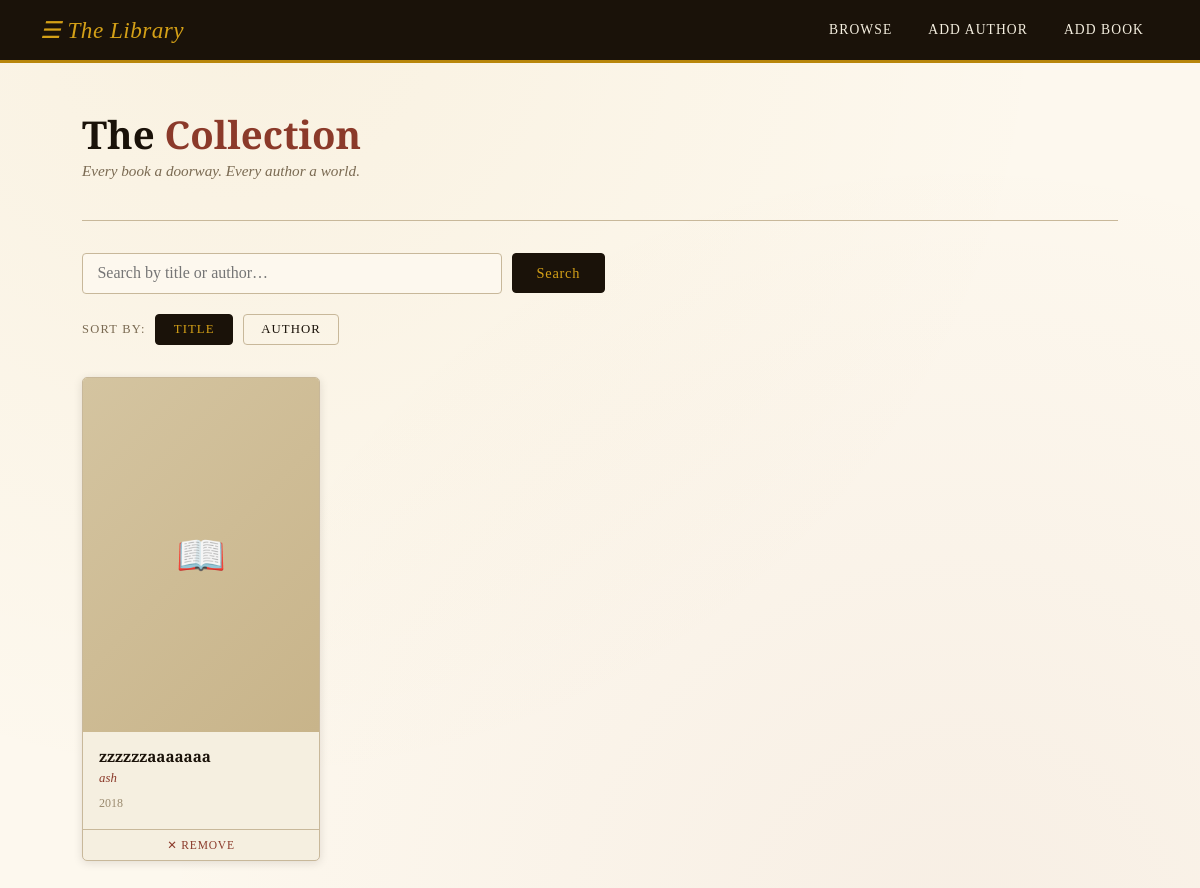
The page / on the database its author committed.
### data_models.py (models this page shows, shortened)
class Book(db.Model):
    __tablename__ = 'books'
    id = db.Column(db.Integer, primary_key=True, autoincrement=True)
    isbn = db.Column(db.String(13), nullable=False, unique=True)
    title = db.Column(db.String(200), nullable=False)
    publication_year = db.Column(db.Integer, nullable=True)
    author_id = db.Column(db.Integer, db.ForeignKey('authors.id'), nullable=False)
    author = db.relationship('Author', backref=db.backref('books', lazy=True))

class Author(db.Model):
    __tablename__ = 'authors'
    id = db.Column(db.Integer, primary_key=True, autoincrement=True)
    name = db.Column(db.String(100), nullable=False)
    birth_date = db.Column(db.Date, nullable=True)
    date_of_death = db.Column(db.Date, nullable=True)

### app.py (the view)
@app.route('/')
def home():
    sort = request.args.get('sort', 'title')
    search = request.args.get('q', '').strip()
    query = db.session.query(Book).outerjoin(Author)
    if search:
        pattern = f'%{search}%'
        query = query.filter(
            db.or_(Book.title.ilike(pattern), Author.name.ilike(pattern))
        )
    if sort == 'author':
        query = query.order_by(Author.name.asc(), Book.title.asc())
    else:
        query = query.order_by(Book.title.asc())
    books = query.all()
    return render_template('home.html', books=books, sort=sort, search=search)

### templates/home.html (shortened to what this page needs)
{% extends "base.html" %}
{% block content %}
<h1 class="page-title">The <span>Collection</span></h1>
<p class="page-subtitle">Every book a doorway. Every author a world.</p>
<hr class="divider" />
<form class="search-bar" method="GET" action="/">
  <input class="search-input" type="text" name="q" value="{{ search }}"
         placeholder="Search by title or author…" />
  <button type="submit" class="btn btn-primary btn-search">Search</button>
</form>
<div class="sort-bar">
  <span class="sort-label">Sort by:</span>
  <a href="{{ url_for('home', sort='title', q=search) }}"
     class="btn btn-ghost btn-sort {% if sort == 'title' %}active{% endif %}">
    Title
  </a>
  <a href="{{ url_for('home', sort='author', q=search) }}"
     class="btn btn-ghost btn-sort {% if sort == 'author' %}active{% endif %}">
    Author
  </a>
</div>
{% if books %}
  <div class="book-grid">
    {% for book in books %}
    <div class="book-card">
      {% if book.isbn %}
        <div class="book-cover-placeholder" style="display:none;">📖</div>
      {% else %}
        <div class="book-cover-placeholder">📖</div>
      {% endif %}
      <div class="book-info">
        <div class="book-title">{{ book.title }}</div>
        <div class="book-author">{{ book.author.name if book.author else 'Unknown Author' }}</div>
        {% if book.publication_year %}
          <div class="book-year">{{ book.publication_year }}</div>
        {% endif %}
      </div>
      <form method="POST" action="{{ url_for('delete_book', book_id=book.id) }}">
        <button type="submit" class="btn-delete"
                onclick="return confirm('Remove this book from the library?')">
          ✕ Remove
        </button>
      </form>
    </div>
    {% endfor %}
  </div>
{% elif search %}
  <div class="empty-state">
    <p>No books found matching "{{ search }}".</p>
    <a href="{{ url_for('home', sort=sort) }}" class="btn btn-ghost">Clear search</a>
  </div>
{% else %}
  <div class="empty-state">
    <p>The shelves are bare — no books yet.</p>
    <a href="/add_author" class="btn btn-primary">Add an Author first</a>
  </div>
{% endif %}
{% endblock %}

### templates/base.html (shortened to what this page needs)
<!DOCTYPE html>
<html lang="en">
<head>
</head>
<body>
  <nav>
    <a class="nav-brand" href="/">&#9776; The Library</a>
    <div class="nav-links">
      <a href="/">Browse</a>
      <a href="/add_author">Add Author</a>
      <a href="/add_book">Add Book</a>
    </div>
  </nav>
  <div class="page">
    {% block content %}{% endblock %}
  </div>
</body>
</html>

### templates/base.html (style rules this page uses)
*, *::before, *::after { box-sizing: border-box; margin: 0; padding: 0; }
:root { --ink: #1a1209; --parchment:#f5efe0; --cream: #fdf8ee; --gold: #b8860b; --gold-lt: #d4a017; --rust: #8b3a2a; --sage: #4a5e48; --border: #c8b89a; --shadow: rgba(26,18,9,0.12); }
body { font-family: 'Source Serif 4', Georgia, serif; background: var(--cream); color: var(--ink); min-height: 100vh; background-image: radial-gradient(ellipse at 20% 0%, rgba(184,134,11,0.06) 0%, transparent 60%), radial-gradient(ellipse at 80% 100%, rgba(139,58,42,0.05) 0%, transparent 60%); }
nav { background: var(--ink); padding: 0 2.5rem; display: flex; align-items: center; justify-content: space-between; border-bottom: 3px solid var(--gold); }
.nav-brand { font-family: 'Playfair Display', serif; font-size: 1.45rem; font-style: italic; color: var(--gold-lt); padding: 1rem 0; text-decoration: none; letter-spacing: 0.02em; }
.nav-links { display: flex; gap: 0.25rem; }
.nav-links a { color: var(--parchment); text-decoration: none; font-size: 0.85rem; letter-spacing: 0.08em; text-transform: uppercase; padding: 0.5rem 1rem; border-radius: 3px; transition: background 0.2s, color 0.2s; }
.page { max-width: 1100px; margin: 0 auto; padding: 3rem 2rem 5rem; }
.page-title { font-family: 'Playfair Display', serif; font-size: 2.4rem; font-weight: 700; color: var(--ink); margin-bottom: 0.3rem; line-height: 1.2; }
.page-title span { color: var(--rust); }
.page-subtitle { font-size: 0.95rem; color: #7a6a52; margin-bottom: 2.5rem; font-style: italic; }
.divider { border: none; border-top: 1px solid var(--border); margin: 1.5rem 0 2rem; }
input[type="text"], input[type="number"], input[type="date"], select { width: 100%; padding: 0.65rem 0.9rem; border: 1px solid var(--border); border-radius: 4px; background: var(--cream); font-family: 'Source Serif 4', serif; font-size: 1rem; color: var(--ink); transition: border-color 0.2s, box-shadow 0.2s; appearance: none; }
.btn { display: inline-block; padding: 0.7rem 2rem; border: none; border-radius: 4px; font-family: 'Source Serif 4', serif; font-size: 0.9rem; cursor: pointer; letter-spacing: 0.05em; transition: all 0.2s; text-decoration: none; }
.btn-primary { background: var(--ink); color: var(--gold-lt); border: 1px solid var(--ink); }
.btn-ghost { background: transparent; color: var(--ink); border: 1px solid var(--border); }
.btn-sort { padding: 0.45rem 1.1rem; font-size: 0.8rem; letter-spacing: 0.08em; text-transform: uppercase; }
.btn-sort.active { background: var(--ink); color: var(--gold-lt); border-color: var(--ink); }
.search-bar { display: flex; align-items: center; gap: 0.6rem; margin-bottom: 1.25rem; flex-wrap: wrap; }
.search-input { flex: 1; min-width: 200px; max-width: 420px; }
.btn-search { padding: 0.65rem 1.5rem; }
.sort-bar { display: flex; align-items: center; gap: 0.6rem; margin-bottom: 2rem; flex-wrap: wrap; }
.sort-label { font-size: 0.78rem; letter-spacing: 0.1em; text-transform: uppercase; color: #7a6a52; }
.book-grid { display: grid; grid-template-columns: repeat(auto-fill, minmax(200px, 1fr)); gap: 1.75rem; }
.book-card { background: var(--parchment); border: 1px solid var(--border); border-radius: 5px; overflow: hidden; box-shadow: 0 2px 10px var(--shadow); transition: transform 0.2s, box-shadow 0.2s; display: flex; flex-direction: column; }
.book-cover-placeholder { width: 100%; aspect-ratio: 2/3; background: linear-gradient(135deg, #d4c4a0 0%, #c8b48a 100%); display: flex; align-items: center; justify-content: center; font-size: 2.5rem; }
.book-info { padding: 0.9rem 1rem 1.1rem; flex: 1; display: flex; flex-direction: column; gap: 0.25rem; }
.book-title { font-family: 'Playfair Display', serif; font-size: 0.95rem; font-weight: 700; line-height: 1.35; color: var(--ink); }
.book-author { font-size: 0.8rem; color: var(--rust); font-style: italic; }
.book-year { font-size: 0.75rem; color: #9a8a6e; margin-top: auto; padding-top: 0.4rem; }
.btn-delete { display: block; width: 100%; padding: 0.5rem; font-family: 'Source Serif 4', serif; font-size: 0.72rem; letter-spacing: 0.07em; text-transform: uppercase; color: var(--rust); background: transparent; border: none; border-top: 1px solid var(--border); cursor: pointer; transition: background 0.2s, color 0.2s; }

### rows shown on the page
Book: title "zzzzzzaaaaaaa", author "ash", publication_year "2018"
